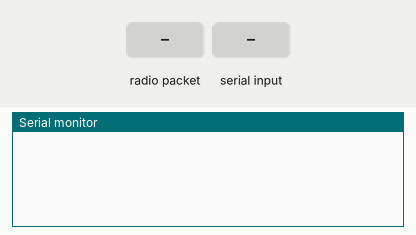
This sketch was run on a simulated Arduino Uno, built with avr-gcc and run on an emulated ATmega328P. On the bench: the last lines printed to the serial monitor. The test bench sets the inputs (shaded band). No radio packets arrive unless stated.

Above: at 1.2 s.
1.3 s: radio packet "102" arrives
At 2.5 s:
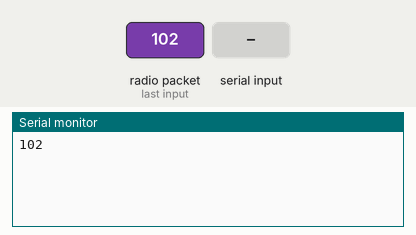
2.8 s: "102|1\n" received over Serial
At 3.8 s:
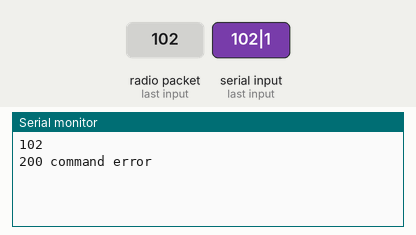
4.3 s: "IR_ON\n" received over Serial
At 4.9 s:
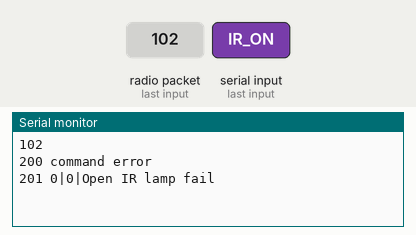
5.8 s: "IR_OFF\n" received over Serial
At 6.4 s:
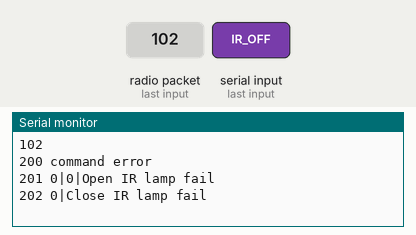
7.3 s: "HELLO\n" received over Serial
At 8.4 s:
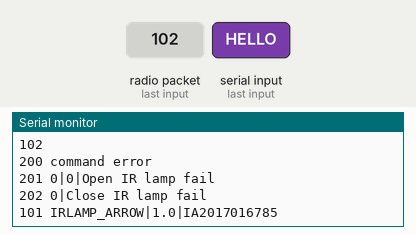

The sketch:

Connect_to_PC.ino
```cpp
//通过串口与PC通信(Baud rate:115200),接收PC端开关红外线灯板的命令
//指令格式：IR_ON 2,3：表示打开2号灯板，3级亮度  IR_OFF 2：关闭2号灯板
//没有回复

#include "RF24.h"
#include "SPI.h"

//灯板程序中的ID需要与下面的ID相对应
const uint64_t LIGHT1 = 0xE6E6E6E6E601;
const uint64_t LIGHT2 = 0xE6E6E6E6E603;
const uint64_t LIGHT3 = 0xE6E6E6E6E601;
const uint64_t LIGHT4 = 0xE6E6E6E6E603;
const uint64_t LOGO = 0xE6E6E6E6E677;

//超声板程序中的ID需要与下面的ID相对应
const uint64_t US1 = 0xE6E6E6E6E680;
const uint64_t US2 = 0xE6E6E6E6E678;
const uint64_t US3 = 0xE6E6E6E6E679;
// 用于接收回馈
const uint64_t MAIN = 0xE6E6E6E6E602;
const uint64_t USC = 0xE6E6E6E6E602;

int usStatus[3] = {0,0,0};

RF24 radio(9,10);
String command = "";
String sendMessage = "";

char rcvMsg[32] = "";
String rcvMsgStr;

void setup() {
  // put your setup code here, to run once:
  Serial.begin(115200);
  radio.begin();
  radio.openReadingPipe(1, MAIN);
  radio.startListening();
}

void loop() {
  // put your main code here, to run repeatedly:
  while (Serial.available()) {
    command += char(Serial.read());
    delay(10);
  }
  if (command.length() > 0) {
    command.trim();
    if (GetOrder(command)) {
      command = "";
      radio.openReadingPipe(1, USC);
      radio.startListening();
    } else {
      Serial.print("200 command error\r\n");
      command = "";
    }
  }
  while (radio.available()) {
    radio.read(&rcvMsg, sizeof(rcvMsg));
    rcvMsgStr = String(rcvMsg);

    if (rcvMsgStr.length() > 0) {
      if(rcvMsgStr.startsWith("102")) {
        int num = rcvMsgStr.substring(rcvMsgStr.indexOf('|')+1, rcvMsgStr.indexOf('|')+2).toInt();
        String usState = rcvMsgStr.substring(rcvMsgStr.indexOf('|')+3, rcvMsgStr.indexOf('|')+7);
        if (usState == "TRUE") {
          usStatus[num-1] = 1;
        } else {usStatus[num-1] = 0;}
        Serial.print(rcvMsgStr+"\r\n");
        rcvMsgStr = "";

      } else if (rcvMsgStr.startsWith("212")) {
        Serial.print(rcvMsgStr+"\r\n");
        rcvMsgStr = "";

      } else if (rcvMsgStr.startsWith("213")) {
        Serial.print(rcvMsgStr+"\r\n");
        rcvMsgStr = "";

      } else rcvMsgStr = "";
    }

  }

}

int GetOrder(String command) {
  command.trim();
  if (command.startsWith("IR_ON")) {
    String number = command.substring(command.indexOf(' ')+1, command.indexOf(','));
    int num = number.toInt();
//  num is the number of the light
    String brightness = command.substring(command.indexOf(',')+1, command.indexOf('\r'));
    int brightNum = brightness.toInt();
//  brightNum is the brightness of the light
    TurnOn(num, brightNum);
//    radio.openReadingPipe(1, MAIN);
//    radio.startListening();
    command = "";
    return 1;

  } else if (command.startsWith("IR_OFF")) {
    String number = command.substring(command.indexOf(' ')+1, command.indexOf('\r'));
    int num = number.toInt();
    TurnOff(num);
//    radio.openReadingPipe(1, MAIN);
//    radio.startListening();
    command = "";
    return 1;
  } else if (command.startsWith("HELLO")) {
    Serial.print("101 IRLAMP_ARROW|1.0|IA2017016785\r\n");
    command = "";
    return 1;

  } else if (command.startsWith("AR_ON")) {

    //  dir is the direction of the arrow, f is the frequency
    String dir = command.substring(command.indexOf(' ')+1, command.indexOf(','));
    String f = command.substring(command.indexOf(',')+1, command.length());

    if (dir == "UP"|dir == "DOWN"|dir == "LEFT"|dir == "RIGHT"|dir == "STOP") {
      if (f == "MID"|f == "FAST"|f == "SLOW"|f == "STEADY") {
        Serial.print("100\r\n");
      } else Serial.print("200 command error\r\n");
    } else Serial.print("200 command error\r\n");

    TransferOrder(command);
//    radio.openReadingPipe(1, MAIN);
//    radio.startListening();
    command = "";
    return 1;

  } else if (command.startsWith("AR_OFF")) {
    TransferOrder(command);
    Serial.print("100\r\n");
//    radio.openReadingPipe(1, MAIN);
//    radio.startListening();
    command = "";
    return 1;

  } else if (command.startsWith("LOGO_ON")) {
    String color = command.substring(command.indexOf(' ')+1, command.length());
    TransferOrder(command);
//    radio.openReadingPipe(1, MAIN);
//    radio.startListening();
    Serial.print("100\r\n");
    command = "";
    return 1;

  } else if (command.startsWith("GREEN_ON")) {
    String pos = command.substring(command.indexOf(' ')+1, command.length());
    if(pos == "TOP_LEFT"|pos == "TOP_RIGHT"|pos == "BOTTOM_LEFT"|pos == "BOTTOM_RIGHT") {
      Serial.print("100\r\n");
    }
    TransferOrder(command);
//    radio.openReadingPipe(1, MAIN);
//    radio.startListening();
    command = "";
    return 1;

  } else if (command.startsWith("RED_ON")) {
    String pos = command.substring(command.indexOf(' ')+1, command.length());
    if(pos == "TOP_LEFT"|pos == "TOP_RIGHT"|pos == "BOTTOM_LEFT"|pos == "BOTTOM_RIGHT") {
      Serial.print("100\r\n");
    }
    TransferOrder(command);
//    radio.openReadingPipe(1, MAIN);
//    radio.startListening();
    command = "";
    return 1;

  } else if (command.startsWith("POS_OFF")) {
//    String pos = command.substring(command.indexOf(' ')+1, indexOf('\r'));
    Serial.print("100\r\n");
    TransferOrder(command);
//    radio.openReadingPipe(1, MAIN);
//    radio.startListening();
    command = "";
    return 1;

  } else if (command.startsWith("US_ON")) {
    int num = command.substring(command.indexOf(' ')+1, command.length()).toInt();
    TransferUSOrder(command, num);
    Serial.print("100\r\n");
    return 1;

  } else if (command.startsWith("US_OFF")) {
    int num = command.substring(command.indexOf(' ')+1, command.length()).toInt();
    TransferUSOrder(command, num);
    Serial.print("100\r\n");
    return 1;

  } else if (command.startsWith("US_SLEEP")) {
    int num = command.substring(command.indexOf(' ')+1, command.length()).toInt();
    TransferUSOrder(command, num);
    Serial.print("100\r\n");
    return 1;

  } else if (command.startsWith("US_WAKEUP")) {
    int num = command.substring(command.indexOf(' ')+1, command.length()).toInt();
    TransferUSOrder(command, num);
    Serial.print("100\r\n");
    return 1;

  } else if (command.startsWith("US_SET")) {
    int num = command.substring(command.indexOf(' ')+1, command.indexOf(',')).toInt();
    TransferUSOrder(command, num);
    Serial.print("100\r\n");
    return 1;

  } else if (command.startsWith("US_STATUS")) {
     String numStr = command.substring(command.indexOf(' ')+1, command.length());
     int num = numStr.toInt();
     //int num = command.substring(command.indexOf(' ')+1, command.length()).toInt();
     String reply = CheckStatus(num);
     Serial.print("102 "+numStr+"|"+reply+"\r\n");
     //Serial.print(reply+"\r\n");
     return 1;
  }

  else return 0;
}

void TurnOn (int num, int bright) {
  char msg[32] = "";
  if ((bright >= 1) && (bright <= 8)) {
    if (num == 1) {
      sendMessage = String("ON,1|"+String(bright));
      sendMessage.toCharArray(msg, 32);
      radio.stopListening();
      radio.openWritingPipe(LIGHT1);
      radio.write(&msg, sizeof(msg));
      delay(10);
      radio.write(&msg, sizeof(msg));
      Serial.print("100\r\n");

    } else if (num == 2) {
      sendMessage = String("ON,1|"+String(bright));
      sendMessage.toCharArray(msg, 32);
      radio.stopListening();
      radio.openWritingPipe(LIGHT2);
      radio.write(&msg, sizeof(msg));
      delay(10);
      radio.write(&msg, sizeof(msg));
      Serial.print("100\r\n");

    } else if (num == 3) {
      sendMessage = String("ON,2|"+String(bright));
      sendMessage.toCharArray(msg, 32);
      radio.stopListening();
      radio.openWritingPipe(LIGHT3);
      radio.write(&msg, sizeof(msg));
      delay(10);
      radio.write(&msg, sizeof(msg));
      Serial.print("100\r\n");

    } else if (num == 4) {
      sendMessage = String("ON,2|"+String(bright));
      sendMessage.toCharArray(msg, 32);
      radio.stopListening();
      radio.openWritingPipe(LIGHT4);
      radio.write(&msg, sizeof(msg));
      delay(10);
      radio.write(&msg, sizeof(msg));
      Serial.print("100\r\n");

    } else Serial.print("201 "+String(num)+"|"+String(bright)+"|Open IR lamp fail\r\n");
  } else Serial.print("201 "+String(num)+"|"+String(bright)+"|Open IR lamp fail\r\n");
  sendMessage = "";
}

void TurnOff (int num) {

//  char msg[32] = "";
  if (num == 1) {
    char msg[32] = "OFF,1";
    radio.stopListening();
    radio.openWritingPipe(LIGHT1);
    radio.write(&msg, sizeof(msg));
    delay(10);
    radio.write(&msg, sizeof(msg));
    Serial.print("100\r\n");

  } else if (num == 2) {
    char msg[32] = "OFF,1";
    radio.stopListening();
    radio.openWritingPipe(LIGHT2);
    radio.write(&msg, sizeof(msg));
    delay(10);
    radio.write(&msg, sizeof(msg));
    Serial.print("100\r\n");

  } else if (num == 3) {
    char msg[32] = "OFF,2";
    radio.stopListening();
    radio.openWritingPipe(LIGHT3);
    radio.write(&msg, sizeof(msg));
    delay(10);
    radio.write(&msg, sizeof(msg));
    Serial.print("100\r\n");

  } else if (num == 4) {
    char msg[32] = "OFF,2";
    radio.stopListening();
    radio.openWritingPipe(LIGHT4);
    radio.write(&msg, sizeof(msg));
    delay(10);
    radio.write(&msg, sizeof(msg));
    Serial.print("100\r\n");

  } else Serial.print("202 "+String(num)+"|Close IR lamp fail\r\n");
  sendMessage = "";
}

void TransferOrder (String src) {
  char msg[32] = "";
  src.toCharArray(msg, 32);
  // Serial.println(msg);
  radio.stopListening();
  radio.openWritingPipe(LOGO);
  radio.write(&msg, sizeof(msg));
  delay(10);
  radio.write(&msg, sizeof(msg));
}

void TransferUSOrder (String src, int num) {
  uint64_t channel = 0xE6E6E6E6E6FF;
  if (num == 1) {
    channel = US1;
  } else if (num == 2) {
    channel = US2;
  } else if (num == 3) {
    channel = US3;
  }
  char msg[32] = "";
  src.toCharArray(msg, 32);
//  Serial.println(msg);
  radio.stopListening();
  radio.openWritingPipe(channel);
  radio.write(&msg, sizeof(msg));
}

String CheckStatus(int num) {
  if (usStatus[num-1] == 1) {
    return "TRUE";
  } else return "FALSE";
}
```

Measured:
- after the input at 1.3 s, the serial monitor: prints a new line at once (image 1)
- after the input at 2.8 s, the serial monitor: prints a new line after 0.06 s (image 2)
- after the input at 4.3 s, the serial monitor: prints a new line after 0.06 s (image 3)
- after the input at 5.8 s, the serial monitor: prints a new line after 0.07 s (image 4)
- after the input at 7.3 s, the serial monitor: prints a new line after 0.06 s (image 5)
